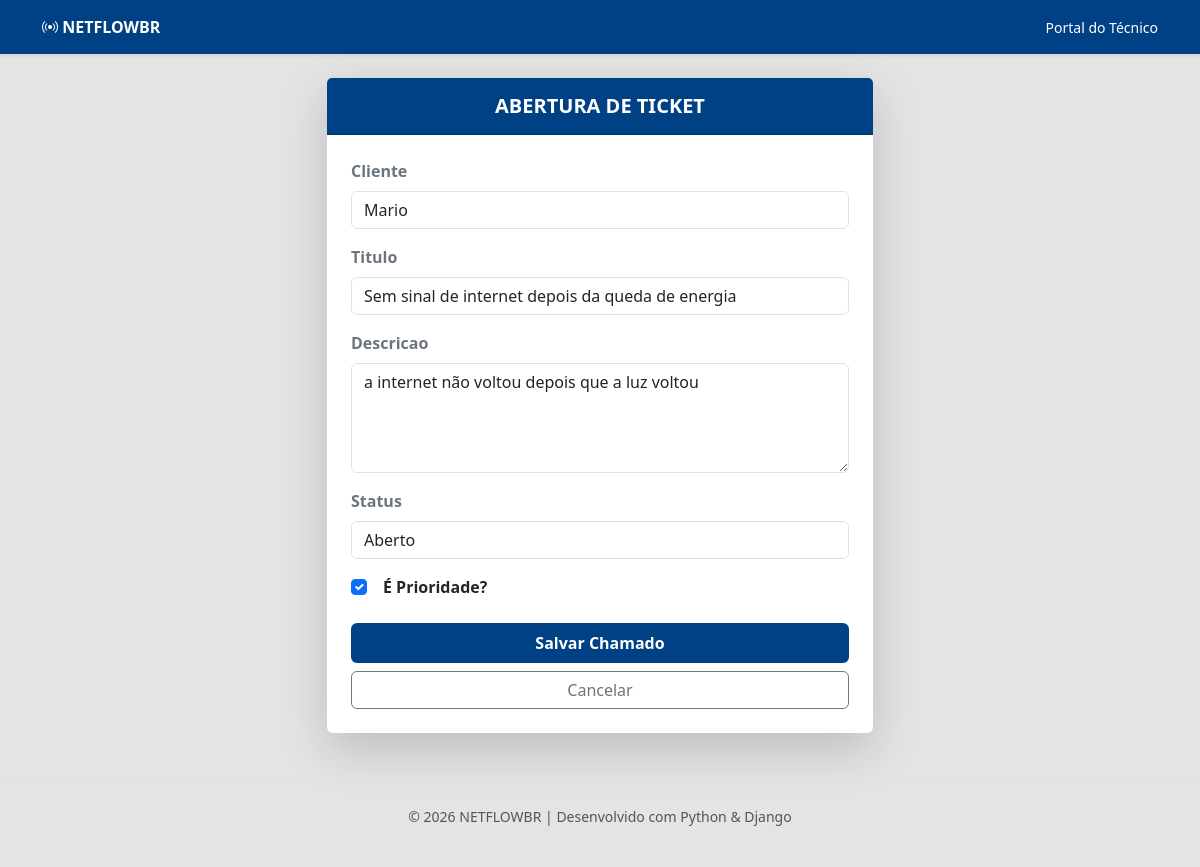
Screenshot of /editar/1/ with the database file from the repository.
### core/models.py (models this page shows, shortened)
class Chamado(models.Model):
    STATUS_CHOICES = [
        ('aberto', 'Aberto'),
        ('progresso', 'Em Atendimento'),
        ('concluido', 'Finalizado'),
    ]
    prioridade = models.BooleanField(default=False, verbose_name="É Prioridade?")
    cliente = models.CharField(max_length=100, default='Consumidor Final')
    titulo = models.CharField(max_length=100)
    descricao = models.TextField()
    status = models.CharField(max_length=20, choices=STATUS_CHOICES, default='aberto')
    data_criacao = models.DateTimeField(auto_now_add=True)

### core/views.py (the view)
# urls.py: path('editar/<int:id>/', views.editar_chamado, name='editar_chamado'),
def editar_chamado(request, id):
    chamado = get_object_or_404(Chamado, id=id)
    if request.method == 'POST':
        form = ChamadoForm(request.POST, instance=chamado)
        if form.is_valid():
            form.save()
            messages.info(request, f'Chamado de {chamado.cliente} atualizado!')
            return redirect('lista_chamados')
    else:
        form = ChamadoForm(instance=chamado)
    return render(request, 'novo_chamado.html', {'form': form, 'editando': True})

### core/forms.py
class ChamadoForm(forms.ModelForm):
    class Meta:
        model = Chamado
        fields = ['cliente', 'titulo', 'descricao', 'status', 'prioridade']
        widgets = {
            'cliente': forms.TextInput(attrs={'class': 'form-control'}),
            'titulo': forms.TextInput(attrs={'class': 'form-control'}),
            'descricao': forms.Textarea(attrs={'class': 'form-control', 'rows': 4}),
            'status': forms.Select(attrs={'class': 'form-select'}),
            'prioridade': forms.CheckboxInput(attrs={'class': 'form-check-input'}), # Classe correta para Checkbox
        }
    def __init__(self, *args, **kwargs):
        super().__init__(*args, **kwargs)
        for field_name, field in self.fields.items():
            if field_name != 'prioridade':
                field.widget.attrs.update({'class': 'form-control'})

### core/templates/novo_chamado.html (shortened to what this page needs)
{% extends 'base.html' %}
{% block content %}
<div class="row justify-content-center">
    <div class="col-md-8 col-lg-6">
        <div class="card shadow-lg border-0">
            <div class="card-header py-3 bg-primary text-white">
                <h5 class="mb-0 text-center text-uppercase fw-bold">Abertura de Ticket</h5>
            </div>
            <div class="card-body p-4">
                <form method="POST">
                    {% for field in form %}
                        {% if field.name == 'prioridade' %}
                            <div class="form-check mb-3 mt-2">
                                {{ field }}
                                <label class="form-check-label fw-bold ms-2" for="{{ field.id_for_label }}">
                                    {{ field.label }}
                                </label>
                            </div>
                        {% else %}
                            <div class="mb-3">
                                <label class="form-label fw-semibold text-secondary">{{ field.label }}</label>
                                {{ field }}
                            </div>
                        {% endif %}
                    {% endfor %}
                    <div class="d-grid gap-2 mt-4">
                        <button type="submit" class="btn btn-primary py-2 fw-bold">Salvar Chamado</button>
                        <a href="{% url 'lista_chamados' %}" class="btn btn-outline-secondary">Cancelar</a>
                    </div>
                </form>
            </div>
        </div>
    </div>
</div>
{% endblock %}<html xmlns:mso="urn:schemas-microsoft-com:office:office" xmlns:msdt="uuid:C2F41010-65B3-11d1-A29F-00AA00C14882"><head>

### core/static/css/newcall.css (style rules this page uses)
:root { --azul-br: #004085; }
body { background-color: #e4e4e4; }
.card-header { background-color: var(--azul-br) !important; color: rgb(255, 255, 255); }
.btn-primary { background-color: var(--azul-br); border: none; }

### rows the page displays
Chamado: form "Mario" "Sem sinal de internet depois da queda de energia" "a internet não voltou depois que a luz voltou" "Aberto", form "☑"

### other values shown
{{ field.label }} "Cliente" "Titulo" "Descricao" "Status"
{{ field.label }} "É Prioridade?"
